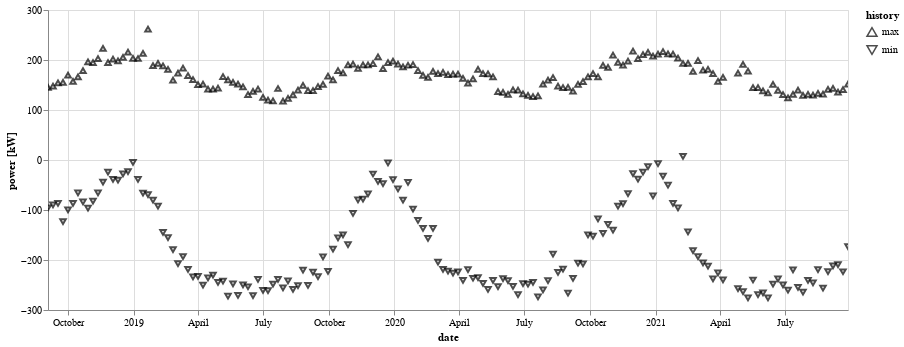

Source (notebook cell):
### Code cell
%%time
df_data, df_meta = load_data(boxid=boxid)
plot_all(df_data=df_data)

### Figure 1 — Vega-Lite specification as saved in the notebook (floating-point values rounded to 4 significant figures; data arrays with more than 128 entries replaced by an {"elided": "..."} marker saying what was removed)
{"config": {"view": {"continuousWidth": 400, "continuousHeight": 300}}, "layer": [{"mark": {"type": "point", "color": "black"}, "encoding": {"shape": {"type": "nominal", "field": "extreme", "scale": {"domain": ["max", "min"], "range": ["triangle-up", "triangle-down"]}, "title": "history"}, "tooltip": [{"type": "quantitative", "field": "value", "format": ".2f", "title": "power"}, {"type": "nominal", "field": "extreme"}, {"type": "quantitative", "field": "year"}, {"type": "quantitative", "field": "week"}], "x": {"type": "temporal", "field": "date", "title": "date"}, "y": {"type": "quantitative", "field": "value", "title": "power [kW]"}}, "selection": {"selector011": {"type": "interval", "bind": "scales", "encodings": ["x", "y"]}}, "width": 800}], "data": {"name": "data-32a3de009c70f6ecdc039f61d38b43de"}, "resolve": {"scale": {"color": "independent", "shape": "independent"}}, "$schema": "https://vega.github.io/schema/vega-lite/v4.8.1.json", "datasets": {"data-32a3de009c70f6ecdc039f61d38b43de": {"elided": "318 records"}}}
